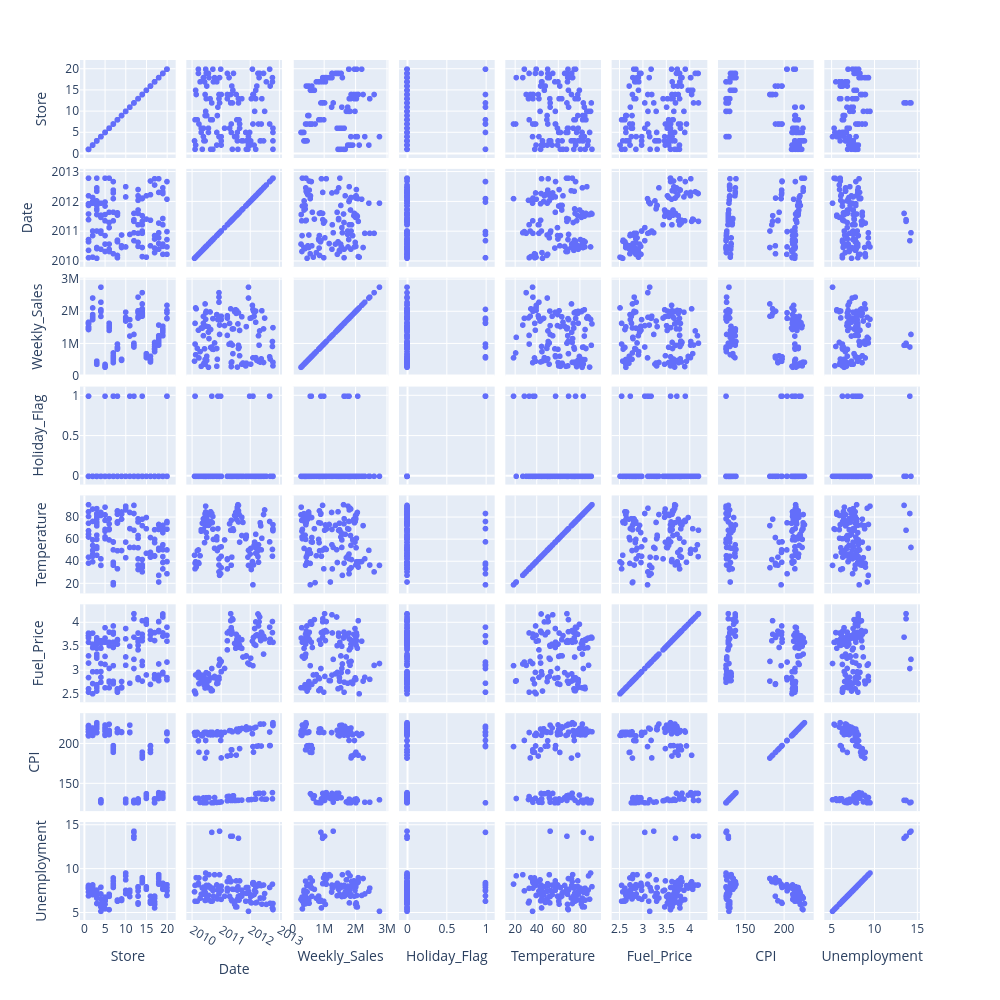

Source (notebook cell):
### Code cell
px.scatter_matrix(data,width=1000,height=1000).show()

### Figure 1 — Plotly figure (JSON) as saved in the notebook; plotly's stock layout.template omitted (floating-point values rounded to 4 significant figures; data arrays with more than 128 entries replaced by an {"elided": "..."} marker saying what was removed)
{"data": [{"dimensions": [{"axis": {"matches": true}, "label": "Store", "values": {"elided": "150 float values"}}, {"axis": {"matches": true}, "label": "Date", "values": {"elided": "150 str values"}}, {"axis": {"matches": true}, "label": "Weekly_Sales", "values": {"elided": "150 float values"}}, {"axis": {"matches": true}, "label": "Holiday_Flag", "values": {"elided": "150 float values"}}, {"axis": {"matches": true}, "label": "Temperature", "values": {"elided": "150 float values"}}, {"axis": {"matches": true}, "label": "Fuel_Price", "values": {"elided": "150 float values"}}, {"axis": {"matches": true}, "label": "CPI", "values": {"elided": "150 float values"}}, {"axis": {"matches": true}, "label": "Unemployment", "values": {"elided": "150 float values"}}], "hovertemplate": "%{xaxis.title.text}=%{x}<br>%{yaxis.title.text}=%{y}<extra></extra>", "legendgroup": "", "marker": {"color": "#636efa", "symbol": "circle"}, "name": "", "showlegend": false, "type": "splom"}], "layout": {"dragmode": "select", "height": 1000, "legend": {"tracegroupgap": 0}, "margin": {"t": 60}, "width": 1000}}
